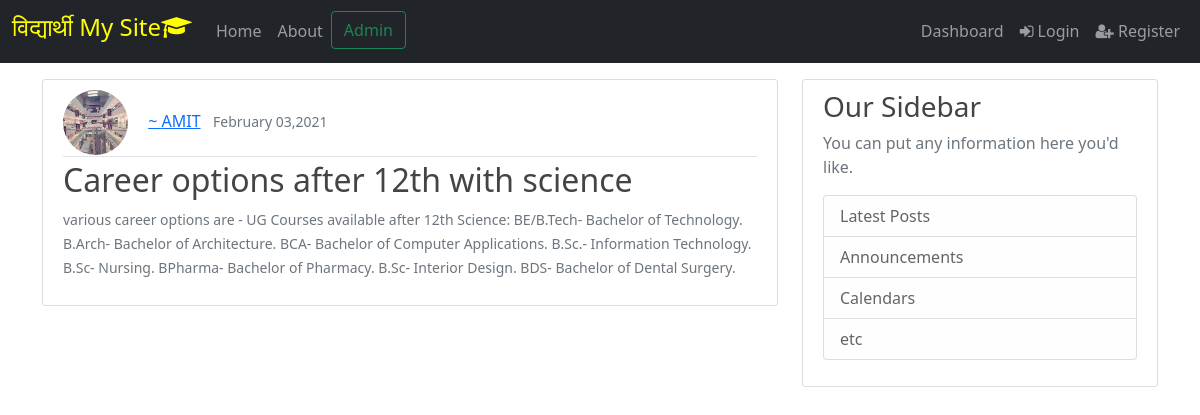
Screenshot of /post/12/ with the database file from the repository.
### blog/models.py (models this page shows, shortened)
class Post(models.Model):
    title=models.CharField(max_length=100)
    content=models.TextField()
    date_posted=models.DateTimeField(default=timezone.now)
    author=models.ForeignKey(User,on_delete=models.CASCADE)  #Foreign key because one author can have multiple posts

### users/models.py (models this page shows, shortened)
class Profile(models.Model):
    user=models.OneToOneField(User,on_delete=models.CASCADE)
    Phone_no=models.TextField(blank=True)
    image=models.ImageField(default='default.jpg',upload_to='profile_pics')

### blog/views.py (the view)
# urls.py: path('post/<int:pk>/',PostDetailView.as_view(),name='post-detail'),
class PostDetailView(DetailView): #Detail view will be looking in default template name=>  #<app>/<model>_<viewtype>.html   i.e  blog/post_detail.html
    model=Post

### templates/blog/post_detail.html (shortened to what this page needs)
{% extends 'blog/base.html' %}
{%  load static %}
{% block content %}
    <article class="media content-section">
        <div class="media-body">
          <div class="article-metadata">
            <img class="rounded-circle article-img"  src="{{object.author.profile.image.url}}">
            <a class="mr-2" href="#">~ {{ object.author.username | upper}}</a> &nbsp; <small class="text-muted">{{ object.date_posted | date:"F d,Y" }} </small>
          </div>
          <h2 class="article-title" style="text-decoration: None;">{{object.title }}</h2>
          <small class="text-muted">{{ object.content }}</small>
        </div>
      </article>
{% endblock content %}

### static/blog/main.css (style rules this page uses)
body { background: #fafafa; color: #333333; margin-top: 5rem; }
h1, h2, h3, h4, h5, h6 { color: #444444; }
.content-section { background: #ffffff; padding: 10px 20px; border: 1px solid #dddddd; border-radius: 3px; margin-bottom: 20px; }
.article-title { color: #444444; }
.article-img { height: 65px; width: 65px; margin-right: 16px; }
.article-metadata { padding-bottom: 1px; margin-bottom: 4px; border-bottom: 1px solid #e3e3e3 }

### rows the page displays
Post: author.profile.image (picture), author.username "AMIT", date_posted "February 03,2021", title "Career options after 12th with science", content "various career options are - UG Courses available after 12th Science: BE/B.Tech- Bachelor of Technology. B.Arch- Bachelor of Architecture. BCA- Bachelor of Computer Applications. B.Sc.- Information Technology. B.Sc- Nursing. BPharma- Bachelor of Pharmacy. B.Sc- Interior Design. BDS- Bachelor of Dental Surgery."
